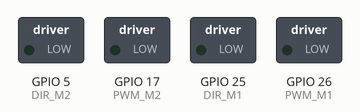
This sketch was run on a simulated ESP32. On the bench: switched loads named in the sketch (green lamp = pin HIGH).

Above: at 0.0 s.
At 3.1 s:
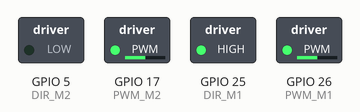
At 5.1 s:
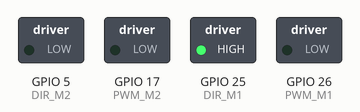
Timing chart, 0 to 6.6 s (numbered marks = the images above):
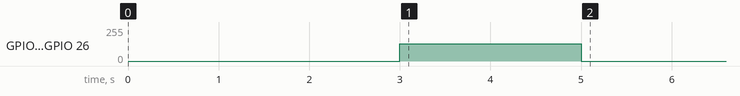

The sketch:

reculer.ino
```cpp
// Test : le robot recule pendant 2 secondes, puis s'arrête.
// Il démarre 3 secondes après la mise sous tension, le temps de le poser au sol.

const int DIR_M1 = 25, PWM_M1 = 26;
const int DIR_M2 = 5, PWM_M2 = 17;
const int VITESSE = 128;

void setup() {
  pinMode(DIR_M1, OUTPUT);
  pinMode(DIR_M2, OUTPUT);
  ledcAttach(PWM_M1, 500, 8);
  ledcAttach(PWM_M2, 500, 8);
  delay(3000);

  // Sens inverses de ceux de la marche avant.
  digitalWrite(DIR_M1, HIGH);
  digitalWrite(DIR_M2, LOW);
  ledcWrite(PWM_M1, VITESSE);
  ledcWrite(PWM_M2, VITESSE);
  delay(2000);

  ledcWrite(PWM_M1, 0);
  ledcWrite(PWM_M2, 0);
}

void loop() {}
```
